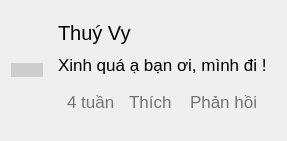
                <widget class="QWidget" name="widget_7" native="true">
                 <property name="geometry">
                  <rect>
                   <x>0</x>
                   <y>143</y>
                   <width>271</width>
                   <height>141</height>
                  </rect>
                 </property>
                 <property name="styleSheet">
                  <string notr="true">
</string>
                 </property>
                 <layout class="QHBoxLayout" name="horizontalLayout_6">
                  <item>
                   <widget class="QPushButton" name="pushButton_6">
                    <property name="styleSheet">
                     <string notr="true">background-color:#ccc; border-radius: 15px;</string>
                    </property>
                    <property name="text">
                     <string/>
                    </property>
                    <property name="icon">
                     <iconset>
                      <normaloff>../../../Downloads/PetAdoptionApp/img/Avatar-cute-meo-fotor-2023072815852.png</normaloff>../../../Downloads/PetAdoptionApp/img/Avatar-cute-meo-fotor-2023072815852.png</iconset>
                    </property>
                    <property name="iconSize">
                     <size>
                      <width>40</width>
                      <height>40</height>
                     </size>
                    </property>
                   </widget>
                  </item>
                  <item>
                   <widget class="QWidget" name="widget_5" native="true">
                    <layout class="QVBoxLayout" name="verticalLayout_6">
                     <item>
                      <widget class="QLabel" name="label_20">
                       <property name="styleSheet">
                        <string notr="true">font-size:15pt;</string>
                       </property>
                       <property name="text">
                        <string>Thuý Vy</string>
                       </property>
                      </widget>
                     </item>
                     <item>
                      <widget class="QLabel" name="label_19">
                       <property name="styleSheet">
                        <string notr="true">font-size:13pt;</string>
                       </property>
                       <property name="text">
                        <string>Xinh quá ạ bạn ơi, mình đi !</string>
                       </property>
                      </widget>
                     </item>
                     <item>
                      <widget class="QWidget" name="widget_8" native="true">
                       <layout class="QHBoxLayout" name="horizontalLayout_5">
                        <item>
                         <widget class="QLabel" name="label_23">
                          <property name="styleSheet">
                           <string notr="true">QWidget{
font-size:13pt; color: #737373;
}
QWidget:hover{
	color: #231e06;
}
</string>
                          </property>
                          <property name="text">
                           <string>4 tuần</string>
                          </property>
                         </widget>
                        </item>
                        <item>
                         <widget class="QLabel" name="label_22">
                          <property name="styleSheet">
                           <string notr="true">QWidget{
font-size:13pt; color: #737373;
}
QWidget:hover{
	color: #231e06;
}
</string>
                          </property>
                          <property name="text">
                           <string>Thích</string>
                          </property>
                         </widget>
                        </item>
                        <item>
                         <widget class="QLabel" name="label_21">
                          <property name="styleSheet">
                           <string notr="true">QWidget{
font-size:13pt; color: #737373;
}
QWidget:hover{
	color: #231e06;
}
</string>
                          </property>
                          <property name="text">
                           <string>Phản hồi</string>
                          </property>
                         </widget>
                        </item>
                       </layout>
                      </widget>
                     </item>
                    </layout>
                   </widget>
                  </item>
                 </layout>
                </widget>
